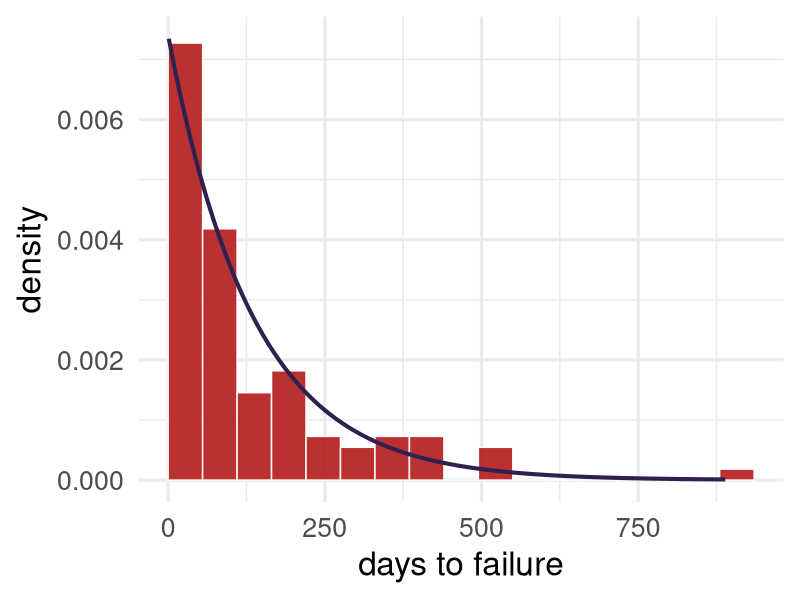
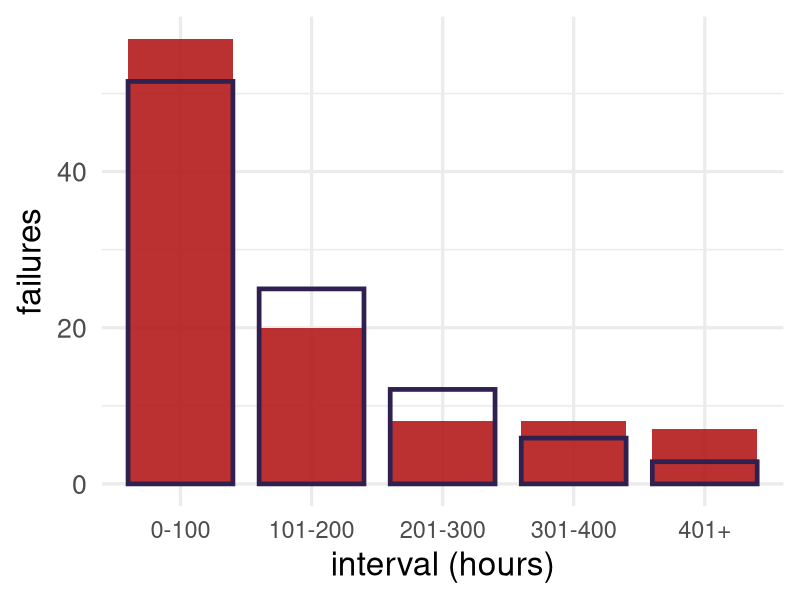

Generate these figures, in order, with R:
# slides_lesson_7b_bins.R -- bin tables, expected counts and the histogram + exponential figure
# for the Lesson 11B deck (cross-tabulated data, chi-squared goodness of fit).
# Run from the repo root:  Rscript functions/slides_lesson_7b_bins.R
library(dplyr)
library(readr)
library(ggplot2)

bulbs = read_csv("workshops/bulb_lifetimes.csv", show_col_types = FALSE)

# 1. Cross-tabulate the 100 bulb times into equal intervals ---------------
tab = function(width, upper) {
  breaks = c(seq(0, upper, by = width), Inf)
  bulbs %>%
    mutate(bin = cut(days, breaks = breaks, labels = FALSE)) %>%
    count(bin, name = "r") %>%
    tidyr::complete(bin = seq_along(breaks[-1]), fill = list(r = 0L)) %>%   # keep empty intervals (441-495 has 0)
    mutate(bin_size = width,
           lower = (bin - 1) * width,
           upper = ifelse(bin * width > upper, NA, bin * width),
           mid = lower + width / 2)
}
bins = bind_rows(tab(55, 550), tab(110, 330), tab(100, 400)) %>%
  select(bin_size, bin, lower, upper, r, mid)
write_csv(bins, "workshops/lesson7b_bins.csv")
print(bins, n = 30)

# 2. Example: lambda-hat from the complete sample -------------------------
r = nrow(bulbs); total = sum(bulbs$days)
cat("complete sample: r =", r, " total =", total, " lambda-hat =", round(r / total, 5), "\n")

# 3. Example: lambda-hat from the 100-hour cross-tab ----------------------
b100 = bins %>% filter(bin_size == 100)
t_sum = sum(b100$mid * b100$r)
lam = sum(b100$r) / t_sum
cat("cross-tab: r =", sum(b100$r), " t_sum =", t_sum, " lambda-hat =", round(lam, 5), "\n")

# 4. Expected counts and chi-squared (the last interval is 401-500) -------
edges = c(0, 100, 200, 300, 400, 500)
p_exp = diff(1 - exp(-lam * edges))
exp_tbl = tibble(interval = c("0-100", "101-200", "201-300", "301-400", ">=401"),
                 r = b100$r, F2 = (1 - exp(-lam * edges))[-1], F1 = (1 - exp(-lam * edges))[-6],
                 p_exp = p_exp, r_exp = p_exp * 100) %>%
  mutate(term = (r - r_exp)^2 / r_exp)
print(exp_tbl %>% mutate(across(where(is.numeric), ~ round(.x, 4))))
chisq = sum(exp_tbl$term)
df_ = nrow(exp_tbl) - 1 - 1
cat("chi-squared =", round(chisq, 2), " df =", df_, " critical (95%) =", round(qchisq(0.95, df_), 2),
    " p =", signif(1 - pchisq(chisq, df_), 3), "\n")

# 5. Figure: histogram (percent) with the fitted exponential density -------
lam55 = 0.0074
g = ggplot(bulbs, aes(x = days)) +
  geom_histogram(aes(y = after_stat(density)), binwidth = 55, boundary = 0,
                 fill = "#B31B1B", colour = "white", alpha = 0.9) +
  stat_function(fun = dexp, args = list(rate = lam55), linewidth = 1.4, colour = "#302050") +
  labs(x = "days to failure", y = "density") +
  theme_minimal(base_size = 24)
ggsave("docs-v3/images/slides/lesson-7b/gen_bulb_hist_exp.png", g, width = 7.5, height = 4.6, dpi = 150)

# 6. Figure: observed vs expected counts, 100-hour intervals ---------------
# observed = carnelian bars; expected = navy outlined bars (exp. model at lambda-hat)
ov = exp_tbl %>%
  mutate(interval = factor(interval, levels = interval, labels = c("0-100", "101-200", "201-300", "301-400", "401+")))
g2 = ggplot(ov, aes(x = interval)) +
  geom_col(aes(y = r), fill = "#B31B1B", width = 0.8, alpha = 0.9) +
  geom_col(aes(y = r_exp), fill = NA, colour = "#302050", linewidth = 1.6, width = 0.8) +
  labs(x = "interval (hours)", y = "failures") +
  theme_minimal(base_size = 24) + theme(axis.text.x = element_text(size = 17))   # slide 14 shows it beside a table: big type
ggsave("docs-v3/images/slides/lesson-7b/gen_obs_exp.png", g2, width = 7, height = 4.6, dpi = 150)
